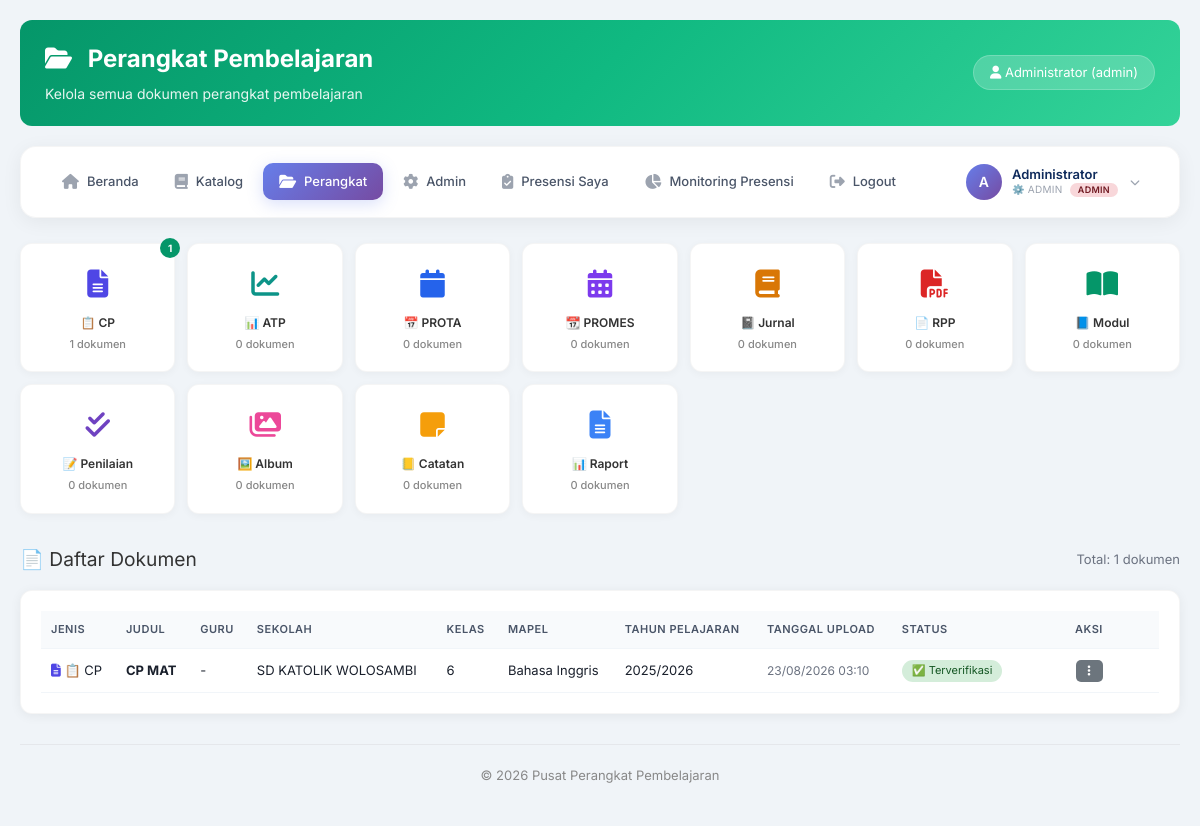
The app's page /perangkat_dashboard.php (signed in) with its own data.
### tables this page shows
CREATE TABLE `dokumen_perangkat` (
  `id` int(11) NOT NULL,
  `id_guru` int(11) NOT NULL,
  `id_sekolah` int(11) NOT NULL,
  `id_kelas` int(11) DEFAULT NULL,
  `id_mapel` int(11) DEFAULT NULL,
  `jenis` enum('cp','atp','prota','promes','jurnal','rpp','modul','penilaian','album','catatan','raport') NOT NULL,
  `judul` varchar(200) NOT NULL,
  `deskripsi` text DEFAULT NULL,
  `file_path` varchar(255) DEFAULT NULL,
  `drive_link` varchar(500) DEFAULT NULL,
  `file_type` varchar(50) DEFAULT NULL,
  `file_size` int(11) DEFAULT NULL,
  `semester` enum('1','2') DEFAULT NULL,
  `tahun_ajaran` varchar(9) DEFAULT NULL,
  `status` enum('draft','pending_kepsek','ditolak_kepsek','pending_pengawas','ditolak_pengawas','terverifikasi') DEFAULT 'draft',
  `ttd_kepsek` varchar(255) DEFAULT NULL,
  `ttd_kepsek_date` datetime DEFAULT NULL,
  `catatan_kepsek` text DEFAULT NULL,
  `ttd_pengawas` varchar(255) DEFAULT NULL,
  `ttd_pengawas_date` datetime DEFAULT NULL,
  `catatan_pengawas` text DEFAULT NULL,
  `views` int(11) DEFAULT 0,
  `downloads` int(11) DEFAULT 0,
  `created_at` timestamp NOT NULL DEFAULT current_timestamp(),
  `updated_at` timestamp NOT NULL DEFAULT current_timestamp() ON UPDATE current_timestamp()
);

CREATE TABLE `sekolah` (
  `id` int(11) NOT NULL,
  `nama_sekolah` varchar(100) NOT NULL,
  `npsn` varchar(10) DEFAULT NULL,
  `alamat` text DEFAULT NULL,
  `kelurahan` varchar(50) DEFAULT NULL,
  `kecamatan` varchar(50) DEFAULT NULL,
  `kabupaten` varchar(50) DEFAULT NULL,
  `provinsi` varchar(50) DEFAULT NULL,
  `kode_pos` varchar(10) DEFAULT NULL,
  `kepala_sekolah` int(11) DEFAULT NULL,
  `pengawas` int(11) DEFAULT NULL,
  `created_at` timestamp NOT NULL DEFAULT current_timestamp()
);

CREATE TABLE `kelas` (
  `id` int(11) NOT NULL,
  `nama_kelas` varchar(10) NOT NULL,
  `jenjang` varchar(20) DEFAULT 'SMA'
);

CREATE TABLE `mata_pelajaran` (
  `id` int(11) NOT NULL,
  `nama_mapel` varchar(50) NOT NULL,
  `kode_mapel` varchar(10) NOT NULL
);

### config/database.php (called while the page is built, shortened)
<?php
$host = 'localhost';
$username = 'root';
$password = '';
$database = 'perangkat_pembelajaran';
$conn = mysqli_connect($host, $username, $password, $database);
mysqli_set_charset($conn, "utf8mb4");
function fetchAll($sql) {
    global $conn;
    $result = mysqli_query($conn, $sql);
    $data = [];
    while ($row = mysqli_fetch_assoc($result)) {
        $data[] = $row;
    }
    return $data;
}
function getStatusLabel($status) {
    $labels = [
        'draft' => '📝 Draft',
        'pending_kepsek' => '⏳ Menunggu Kepsek',
        'ditolak_kepsek' => '❌ Ditolak Kepsek',
        'pending_pengawas' => '⏳ Menunggu Pengawas',
        'ditolak_pengawas' => '❌ Ditolak Pengawas',
        'terverifikasi' => '✅ Terverifikasi'
    ];
    return $labels[$status] ?? $status;
}
?>

### perangkat_dashboard.php (the view, shortened to what this page needs)
<?php
$role = $_SESSION['role'];
$user_id = $_SESSION['user_id'];
include_once 'config/database.php';
$jenis_dokumen = [
    'cp' => ['label' => '📋 CP', 'icon' => 'fa-file-alt', 'color' => '#4f46e5', 'desc' => 'Capaian Pembelajaran'],
    'atp' => ['label' => '📊 ATP', 'icon' => 'fa-chart-line', 'color' => '#0d9488', 'desc' => 'Alur Tujuan Pembelajaran'],
    'prota' => ['label' => '📅 PROTA', 'icon' => 'fa-calendar', 'color' => '#2563eb', 'desc' => 'Program Tahunan'],
    'promes' => ['label' => '📆 PROMES', 'icon' => 'fa-calendar-alt', 'color' => '#7c3aed', 'desc' => 'Program Semester'],
    'jurnal' => ['label' => '📓 Jurnal', 'icon' => 'fa-book', 'color' => '#d97706', 'desc' => 'Jurnal Mengajar'],
    'rpp' => ['label' => '📄 RPP', 'icon' => 'fa-file-pdf', 'color' => '#dc2626', 'desc' => 'Rencana Pelaksanaan Pembelajaran'],
    'modul' => ['label' => '📘 Modul', 'icon' => 'fa-book-open', 'color' => '#059669', 'desc' => 'Modul Ajar'],
    'penilaian' => ['label' => '📝 Penilaian', 'icon' => 'fa-check-double', 'color' => '#6f42c1', 'desc' => 'Penilaian'],
    'album' => ['label' => '🖼️ Album', 'icon' => 'fa-images', 'color' => '#ec4899', 'desc' => 'Album Kegiatan'],
    'catatan' => ['label' => '📒 Catatan', 'icon' => 'fa-sticky-note', 'color' => '#f59e0b', 'desc' => 'Catatan Harian'],
    'raport' => ['label' => '📊 Raport', 'icon' => 'fa-file-alt', 'color' => '#3b82f6', 'desc' => 'Raport']
];
if ($role == 'guru') {
    $dokumen = fetchAll("
        SELECT d.*, k.nama_kelas, mp.nama_mapel, u.name as guru_name, s.nama_sekolah
        FROM dokumen_perangkat d
        LEFT JOIN kelas k ON d.id_kelas = k.id
        LEFT JOIN mata_pelajaran mp ON d.id_mapel = mp.id
        LEFT JOIN users u ON d.id_guru = u.id
        LEFT JOIN sekolah s ON d.id_sekolah = s.id
        WHERE d.id_guru = $user_id
        ORDER BY d.created_at DESC
    ");
} else {
    $dokumen = fetchAll("
        SELECT d.*, k.nama_kelas, mp.nama_mapel, u.name as guru_name, s.nama_sekolah
        FROM dokumen_perangkat d
        LEFT JOIN kelas k ON d.id_kelas = k.id
        LEFT JOIN mata_pelajaran mp ON d.id_mapel = mp.id
        LEFT JOIN users u ON d.id_guru = u.id
        LEFT JOIN sekolah s ON d.id_sekolah = s.id
        ORDER BY d.created_at DESC
    ");
}
$stats = [];
foreach ($jenis_dokumen as $key => $j) {
    $count = 0;
    foreach ($dokumen as $d) {
        if ($d['jenis'] == $key) $count++;
    }
    $stats[$key] = $count;
}
if (!function_exists('getStatusClass')) {
    function getStatusClass($status) {
        $classes = [
            'draft' => 'badge-draft',
            'pending_kepsek' => 'badge-pending',
            'ditolak_kepsek' => 'badge-ditolak',
            'pending_pengawas' => 'badge-pending',
            'ditolak_pengawas' => 'badge-ditolak',
            'terverifikasi' => 'badge-terverifikasi'
        ];
        return $classes[$status] ?? 'badge-draft';
    }
}
?>
<!DOCTYPE html>
<html lang="id">
<head>
    <link rel="stylesheet" href="https://cdnjs.cloudflare.com/ajax/libs/font-awesome/6.4.0/css/all.min.css">
    <link rel="stylesheet" href="/website_perangkat/public/css/style.css">
</head>
<body>
    <div class="container">
        <header class="header header-perangkat">
            <div>
                <h1><i class="fas fa-folder-open"></i> Perangkat Pembelajaran</h1>
                <p>Kelola semua dokumen perangkat pembelajaran</p>
            </div>
            <div class="badge-user">
                <i class="fas fa-user"></i> <?php echo $_SESSION['name']; ?>
                <span class="role-label">(<?php echo $role; ?>)</span>
            </div>
        </header>
        <?php include_once 'navbar.php'; ?>
        <main>
            <div class="perangkat-menu-grid">
                <?php foreach ($jenis_dokumen as $key => $j):
                    $count = $stats[$key] ?? 0;
                ?>
                    <a href="perangkat_list.php?jenis=<?php echo $key; ?>" class="perangkat-menu-card">
                        <span class="icon"><i class="fas <?php echo $j['icon']; ?>" style="color:<?php echo $j['color']; ?>;"></i></span>
                        <span class="label"><?php echo $j['label']; ?></span>
                        <span class="count"><?php echo $count; ?> dokumen</span>
                        <?php if ($count > 0): ?>
                            <span class="count-badge"><?php echo $count; ?></span>
                        <?php endif; ?>
                    </a>
                <?php endforeach; ?>
            </div>
            <div class="section-title">
                <span>📄 Daftar Dokumen</span>
                <span class="total-count">Total: <?php echo count($dokumen); ?> dokumen</span>
            </div>
            <div class="table-container">
                <table>
                    <thead>
                        <tr>
                            <th>Jenis</th>
                            <th>Judul</th>
                            <th>Guru</th>
                            <th>Sekolah</th>
                            <th>Kelas</th>
                            <th>Mapel</th>
                            <th>Tahun Pelajaran</th>
                            <th>Tanggal Upload</th>
                            <th>Status</th>
                            <th style="text-align:center; width:140px;">Aksi</th>
                        </tr>
                    </thead>
                    <tbody>
                        <?php if (count($dokumen) > 0): ?>
                            <?php
                            $tampil = array_slice($dokumen, 0, 20);
                            foreach ($tampil as $d):
                                $j = $jenis_dokumen[$d['jenis']] ?? ['label' => $d['jenis'], 'icon' => 'fa-file', 'color' => '#888'];
                                $tahun_ajaran = $d['tahun_ajaran'] ?? '-';
                                $tanggal_upload = date('d/m/Y H:i', strtotime($d['created_at']));
                            ?>
                            <tr>
                                <td>
                                    <i class="fas <?php echo $j['icon'] ?? 'fa-file'; ?>" style="color:<?php echo $j['color'] ?? '#888'; ?>;"></i>
                                    <?php echo $j['label'] ?? $d['jenis']; ?>
                                </td>
                                <td><strong><?php echo $d['judul']; ?></strong></td>
                                <td><?php echo $d['guru_name'] ?? '-'; ?></td>
                                <td><?php echo $d['nama_sekolah'] ?? '-'; ?></td>
                                <td><?php echo $d['nama_kelas'] ?? '-'; ?></td>
                                <td><?php echo $d['nama_mapel'] ?? '-'; ?></td>
                                <td><?php echo $tahun_ajaran; ?></td>
                                <td class="text-small text-muted"><?php echo $tanggal_upload; ?></td>
                                <td>
                                    <span class="<?php echo getStatusClass($d['status']); ?>">
                                        <?php echo getStatusLabel($d['status']); ?>
                                    </span>
                                </td>
                                <td style="text-align:center;">
                                    <div class="action-dropdown">
                                        <button class="dropdown-btn" onclick="toggleDropdown(this)">
                                            <i class="fas fa-ellipsis-v"></i>
                                        </button>
                                    </div>
                                </td>
                            </tr>
                            <?php endforeach; ?>
                        <?php endif; ?>
                    </tbody>
                </table>
            </div>
        </main>
        <footer class="footer">
            <p>&copy; <?php echo date('Y'); ?> Pusat Perangkat Pembelajaran</p>
        </footer>
    </div>
</body>
</html>

### public/css/style.css (style rules this page uses)
* { margin: 0; padding: 0; box-sizing: border-box; }
body { font-family: 'Inter', -apple-system, BlinkMacSystemFont, sans-serif; background: #f0f4f8; color: #1a202c; line-height: 1.6; }
.container { max-width: 1280px; margin: 0 auto; padding: 20px; }
.header { background: linear-gradient(135deg, #667eea 0%, #764ba2 100%); color: white; padding: 20px 25px; border-radius: 12px; margin-bottom: 20px; display: flex; justify-content: space-between; align-items: center; flex-wrap: wrap; }
.header h1 { margin: 0; font-size: 1.5em; }
.header h1 i { margin-right: 10px; }
.header p { margin: 5px 0 0 0; opacity: 0.9; font-size: 14px; }
.header .badge-user { background: rgba(255, 255, 255, 0.2); padding: 6px 16px; border-radius: 30px; font-size: 13px; border: 1px solid rgba(255, 255, 255, 0.2); }
.header-perangkat { background: linear-gradient(135deg, #059669 0%, #10b981 50%, #34d399 100%); }
.section-title { font-size: 1.2em; margin: 30px 0 15px 0; color: #333; display: flex; justify-content: space-between; align-items: center; flex-wrap: wrap; gap: 10px; }
.section-title .total-count { font-size: 13px; color: #6b7280; }
.table-container { overflow-x: auto; background: white; border-radius: 12px; box-shadow: 0 2px 12px rgba(0, 0, 0, 0.06); padding: 20px; border: 1px solid rgba(0, 0, 0, 0.04); }
table { width: 100%; border-collapse: collapse; font-size: 13px; }
th, td { padding: 10px; text-align: left; border-bottom: 1px solid #f1f5f9; }
th { background: #f8fafc; color: #4a5568; font-weight: 600; font-size: 11px; text-transform: uppercase; letter-spacing: 0.5px; }
.badge-terverifikasi { background: #d4edda; color: #155724; padding: 2px 10px; border-radius: 12px; font-size: 11px; display: inline-block; }
.perangkat-menu-grid { display: grid; grid-template-columns: repeat(auto-fill, minmax(140px, 1fr)); gap: 12px; margin-bottom: 25px; }
.perangkat-menu-card { background: white; border-radius: 12px; padding: 18px 12px; text-align: center; box-shadow: 0 2px 8px rgba(0, 0, 0, 0.04); border: 1px solid rgba(0, 0, 0, 0.04); cursor: pointer; transition: all 0.3s ease; text-decoration: none; color: #333; position: relative; }
.perangkat-menu-card .icon { font-size: 28px; display: block; margin-bottom: 6px; }
.perangkat-menu-card .label { font-size: 12px; font-weight: 600; display: block; }
.perangkat-menu-card .count { font-size: 11px; color: #888; display: block; margin-top: 4px; font-weight: 500; }
.perangkat-menu-card .count-badge { position: absolute; top: -6px; right: -6px; background: #059669; color: white; font-size: 10px; font-weight: 700; padding: 2px 8px; border-radius: 12px; min-width: 20px; }
.action-dropdown { position: relative; display: inline-block; }
.action-dropdown .dropdown-btn { background: #6c757d; color: white; padding: 4px 12px; border: none; border-radius: 5px; cursor: pointer; font-size: 12px; transition: background 0.3s; }
.footer { text-align: center; margin-top: 30px; padding: 20px; color: #888; font-size: 13px; border-top: 1px solid #e5e7eb; }
.text-muted { color: #6b7280; }
.text-small { font-size: 12px; }

### records on screen
dokumen_perangkat: semester "1", downloads "0", jenis "📋 CP", judul "CP MAT", guru_name "-", id_sekolah.nama_sekolah "SD KATOLIK WOLOSAMBI", id_kelas.nama_kelas "6", mata_pelajaran.nama_mapel "Bahasa Inggris", tahun_ajaran "2025/2026", created_at "23/08/2026 03:10", status "✅ Terverifikasi"

### other values on screen
$_SESSION['name'] "Administrator"
$role "admin"
substr($_SESSION['name'], 0, 1) "A"
$role_display "⚙️ ADMIN"
$_SESSION['role'] "ADMIN"
$j['label'] "📋 CP"
$j['label'] "📊 ATP"
$j['label'] "📅 PROTA"
$j['label'] "📆 PROMES"
$j['label'] "📓 Jurnal"
$j['label'] "📄 RPP"
$j['label'] "📘 Modul"
$j['label'] "📝 Penilaian"
$j['label'] "🖼️ Album"
$j['label'] "📒 Catatan"
